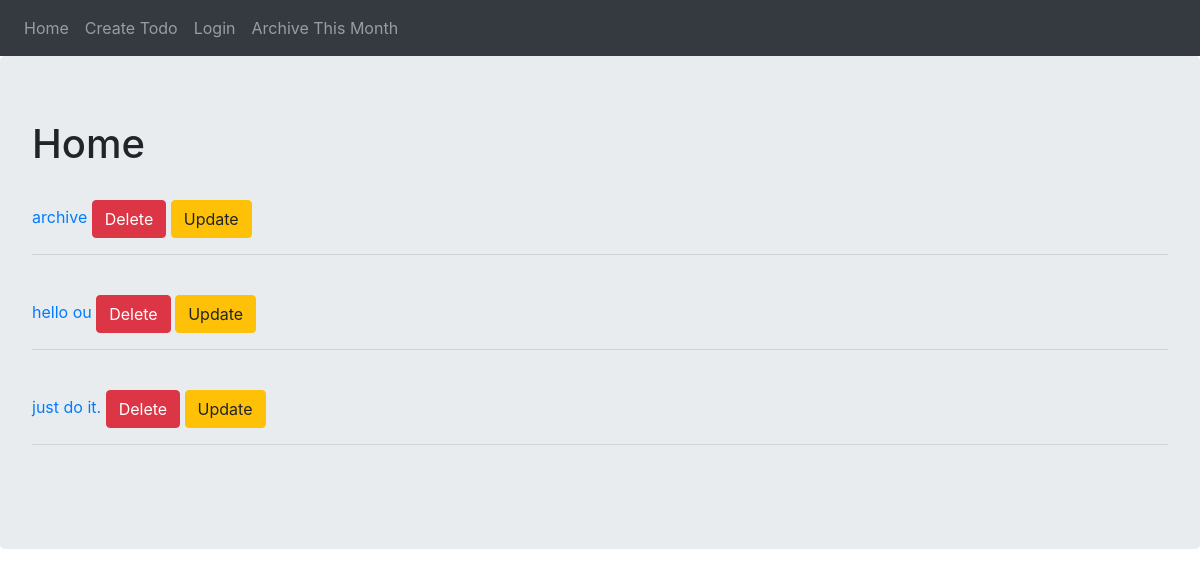
The page / on the database its author committed.
### first/models.py (models this page shows, shortened)
class Todo(models.Model):
    title = models.CharField(max_length=100)
    slug = models.SlugField(blank=True, null=True)
    created = models.DateTimeField(auto_now_add=True)
    published = models.DateTimeField(default=timezone.now)

### first/views.py (the view)
# urls.py: path('', views.Home.as_view(), name='home'),
class Home(ListView):
    template_name = 'first/home.html'
    model = Todo
    context_object_name = 'todos'
    ordering = ['-created']

### first/templates/first/home.html
{% extends 'base.html' %}
{% block content %}
<h1>Home</h1>
<br>
{% for todo in todos %}
    <a href="{% url 'first:detail_todo' todo.id todo.slug%}">
        {{ todo.title }}
    </a>
    <a href="{% url 'first:delete_todo' todo.id %}" class="btn btn-danger">Delete</a>
    <a href="{% url 'first:update_todo' todo.id %}" class="btn btn-warning">Update</a>
    <br>
    <hr>
    <br>
{% endfor %}
{% endblock %}

### rows shown on the page
Todo: title "archive"
Todo: title "hello ou"
Todo: title "just do it."
